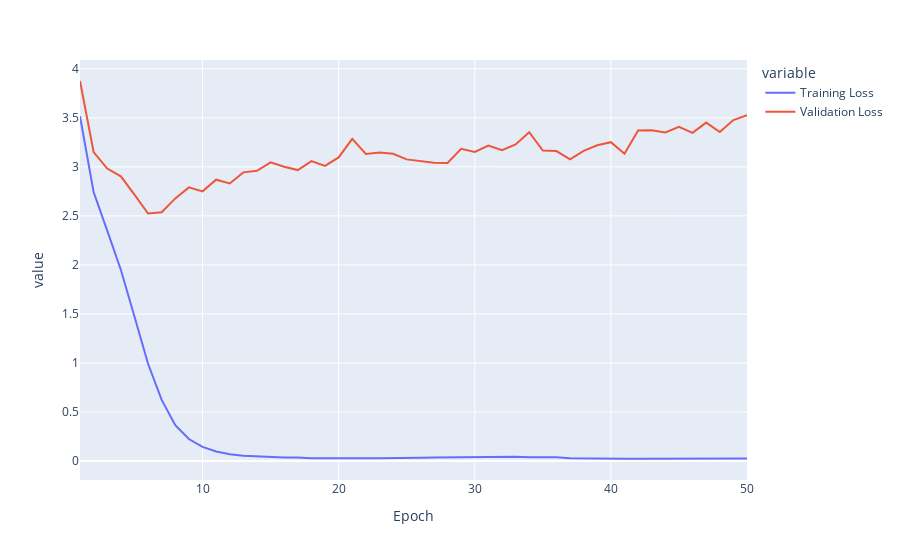
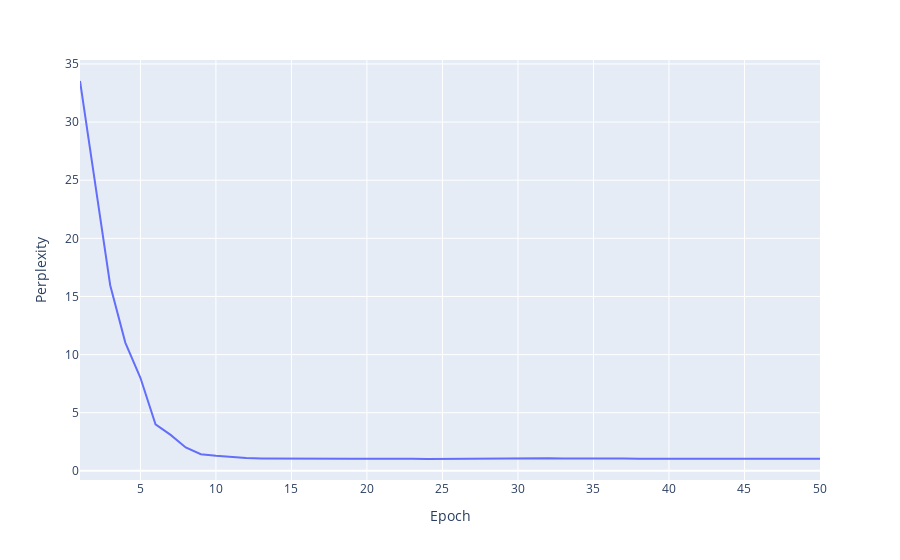

The notebook cell these images were saved under, in order:
### Code cell
import plotly.express as px

fig = px.line(history_df, "Epoch", ["Training Loss", "Validation Loss"])
fig.show()
fig = px.line(history_df, "Epoch", "Perplexity")
fig.show()

### Figure 1 — Plotly figure (JSON) as saved in the notebook; plotly's stock layout.template omitted (floating-point values rounded to 4 significant figures)
{"data": [{"hovertemplate": "variable=Training Loss<br>Epoch=%{x}<br>value=%{y}<extra></extra>", "legendgroup": "Training Loss", "line": {"color": "#636efa", "dash": "solid"}, "marker": {"symbol": "circle"}, "mode": "lines", "name": "Training Loss", "orientation": "v", "showlegend": true, "type": "scatter", "x": [1, 2, 3, 4, 5, 6, 7, 8, 9, 10, 11, 12, 13, 14, 15, 16, 17, 18, 19, 20, 21, 22, 23, 24, 25, 26, 27, 28, 29, 30, 31, 32, 33, 34, 35, 36, 37, 38, 39, 40, 41, 42, 43, 44, 45, 46, 47, 48, 49, 50], "xaxis": "x", "y": [3.516, 2.744, 2.35, 1.951, 1.475, 0.9921, 0.6239, 0.3666, 0.2251, 0.144, 0.09719, 0.06852, 0.05406, 0.04677, 0.03712, 0.03635, 0.03546, 0.02811, 0.0298, 0.03154, 0.02949, 0.02915, 0.02852, 0.02818, 0.02884, 0.03417, 0.03614, 0.03795, 0.03768, 0.03922, 0.03874, 0.03993, 0.04488, 0.04001, 0.03912, 0.03832, 0.0298, 0.03, 0.02545, 0.02474, 0.02339, 0.02252, 0.02297, 0.02218, 0.02102, 0.02396, 0.02267, 0.0252, 0.02664, 0.02673], "yaxis": "y"}, {"hovertemplate": "variable=Validation Loss<br>Epoch=%{x}<br>value=%{y}<extra></extra>", "legendgroup": "Validation Loss", "line": {"color": "#EF553B", "dash": "solid"}, "marker": {"symbol": "circle"}, "mode": "lines", "name": "Validation Loss", "orientation": "v", "showlegend": true, "type": "scatter", "x": [1, 2, 3, 4, 5, 6, 7, 8, 9, 10, 11, 12, 13, 14, 15, 16, 17, 18, 19, 20, 21, 22, 23, 24, 25, 26, 27, 28, 29, 30, 31, 32, 33, 34, 35, 36, 37, 38, 39, 40, 41, 42, 43, 44, 45, 46, 47, 48, 49, 50], "xaxis": "x", "y": [3.876, 3.151, 2.982, 2.904, 2.717, 2.524, 2.537, 2.678, 2.791, 2.75, 2.869, 2.83, 2.944, 2.961, 3.046, 3.002, 2.968, 3.059, 3.01, 3.096, 3.285, 3.132, 3.147, 3.133, 3.076, 3.056, 3.041, 3.04, 3.184, 3.152, 3.218, 3.171, 3.229, 3.353, 3.166, 3.161, 3.076, 3.163, 3.22, 3.252, 3.135, 3.372, 3.374, 3.351, 3.408, 3.347, 3.452, 3.355, 3.477, 3.526], "yaxis": "y"}], "layout": {"legend": {"title": {"text": "variable"}, "tracegroupgap": 0}, "margin": {"t": 60}, "xaxis": {"anchor": "y", "domain": [0, 1], "title": {"text": "Epoch"}}, "yaxis": {"anchor": "x", "domain": [0, 1], "title": {"text": "value"}}}}

### Figure 2 — Plotly figure (JSON) as saved in the notebook; plotly's stock layout.template omitted (floating-point values rounded to 4 significant figures)
{"data": [{"hovertemplate": "Epoch=%{x}<br>Perplexity=%{y}<extra></extra>", "legendgroup": "", "line": {"color": "#636efa", "dash": "solid"}, "marker": {"symbol": "circle"}, "mode": "lines", "name": "", "orientation": "v", "showlegend": false, "type": "scatter", "x": [1, 2, 3, 4, 5, 6, 7, 8, 9, 10, 11, 12, 13, 14, 15, 16, 17, 18, 19, 20, 21, 22, 23, 24, 25, 26, 27, 28, 29, 30, 31, 32, 33, 34, 35, 36, 37, 38, 39, 40, 41, 42, 43, 44, 45, 46, 47, 48, 49, 50], "xaxis": "x", "y": [33.53, 24.91, 15.97, 11.03, 8.006, 4.007, 3.094, 2.013, 1.432, 1.301, 1.183, 1.101, 1.07, 1.075, 1.082, 1.047, 1.054, 1.04, 1.04, 1.034, 1.049, 1.037, 1.042, 1.024, 1.035, 1.035, 1.061, 1.048, 1.04, 1.061, 1.066, 1.079, 1.056, 1.072, 1.04, 1.044, 1.063, 1.043, 1.042, 1.06, 1.021, 1.031, 1.057, 1.044, 1.021, 1.032, 1.034, 1.021, 1.039, 1.031], "yaxis": "y"}], "layout": {"legend": {"tracegroupgap": 0}, "margin": {"t": 60}, "xaxis": {"anchor": "y", "domain": [0, 1], "title": {"text": "Epoch"}}, "yaxis": {"anchor": "x", "domain": [0, 1], "title": {"text": "Perplexity"}}}}
